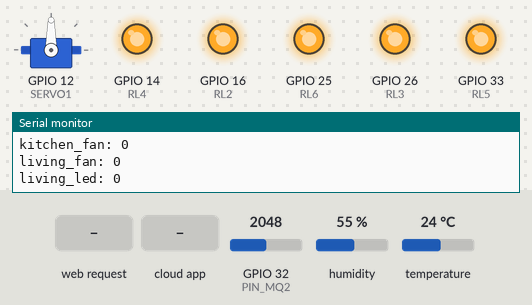
A program run on a simulated ESP32. On the bench: servo, output pins drawn as LEDs (lit = HIGH), the last lines printed to the serial monitor. The inputs (shaded band) are chosen by the test bench; at power-on: temperature 24 °C, GPIO 32 (PIN_MQ2) = 2048, humidity 55 %. The local clock reads 2024-03-15 10:24:30 at power-on unless the program sets it; storage starts empty; the Firebase database answers and starts empty.

Above: at 1.4 s.
1.5 s: temperature set to 28 °C
At 2.8 s:
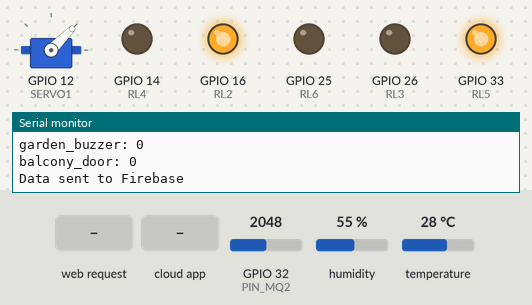
3.8 s: GPIO 32 (PIN_MQ2) set to 0
17.8 s: HTTP request GET /manual/livingroom/ledon received
At 18.9 s:
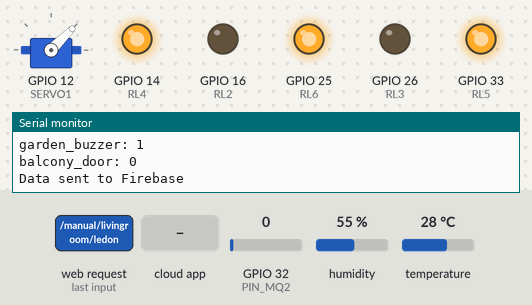
19.4 s: the phone or cloud app sets living_fan to 0
At 33.1 s:
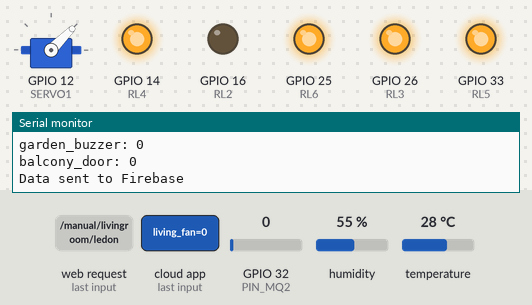
33.4 s: HTTP request GET /manual/balcony/open_door received
At 34.7 s:
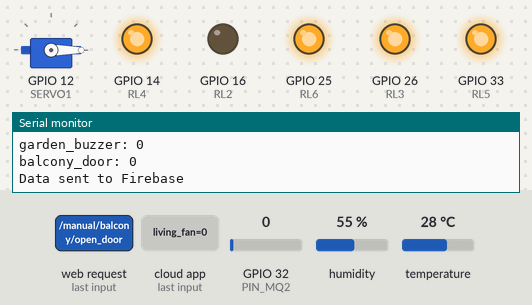
35.0 s: the phone or cloud app sets living_led to 0
At 48.7 s:
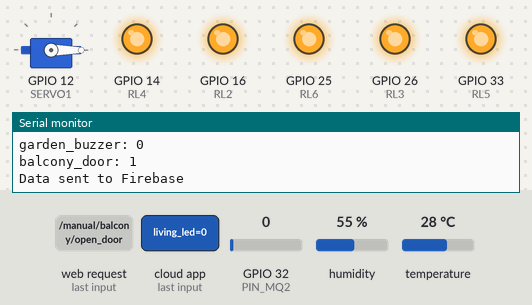
Timing chart, 0 to 49.8 s (numbered marks = the images above; inputs shaded):
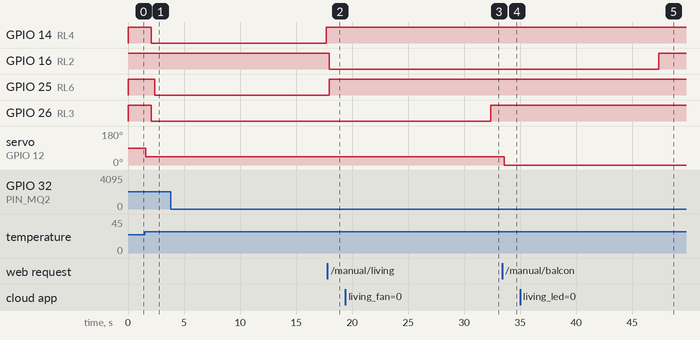

Measured:
- the behaviour switches between 26 and 27 °C on temperature (found by bisection; images 0 and 1)
- after the input at 1.5 s, GPIO 26 (RL3): HIGH → LOW after 0.58 s
- after the input at 3.8 s, GPIO 14 (RL4): LOW → HIGH after 13.9 s
- after the input at 17.8 s, GPIO 16 (RL2): HIGH → LOW after 0.17 s
- after the input at 19.4 s, GPIO 26 (RL3): LOW → HIGH after 13.0 s
- after the input at 33.4 s, servo on GPIO 12 (SERVO1): 45° → 0° after 0.17 s
- after the input at 35.0 s, GPIO 16 (RL2): LOW → HIGH after 12.4 s

The program:

main.cpp
```cpp
// Thư viện
#include <Arduino.h>
#include <Wire.h>
#include <ArduinoJson.h>
#include <ESP32Servo.h>
#include <DHT.h>
#include <DHT_U.h>
#include <user_rfid.h>
#include <network.h>
#include "ESPAsyncWebServer.h"
#include "SPIFFS.h"
#include <index_html.h>
#include <Firebase_ESP_Client.h>
#include "addons/TokenHelper.h"
#include "addons/RTDBHelper.h"
#include <time.h>

#define API_KEY "AIzaSyBeuI7ocCgI5g1d69oxiEi6rtAzOlmPBSE"
#define DATABASE_URL "https://smarthome-36cb0-default-rtdb.asia-southeast1.firebasedatabase.app/"

// Setup chân
#define RL2         16 //Led khách - IR2 - 25
#define RL3         26 // quạt khách - DHT11 - 26 - TRUE
#define RL4         14 // quạt bếp - MQ2 - 27
#define RL5         33 // led nguồn - IR2 - 33 - TRUE
#define RL6         25 // còi
#define RLON        LOW
#define RLOFF       HIGH
#define PIN_MQ2     32
#define SERVO1      12
#define PIN_SOILD   35
#define POS_OPEN    0
#define POS_CLOSE   45
#define DHT11_DATA  15
#define DHTTYPE     DHT11 // DHT 22 (AM2302)
sensor_t sensor;
sensors_event_t event;

AsyncWebServer server(80); // port 80

FirebaseData fbdo;
FirebaseAuth auth;
FirebaseConfig config;

unsigned long sendDataPrevMillis = 0;
bool signupOK = false;
int dataID = 1; // Initialize data ID
float tempValue;
float humidityValue;

// Tạo biến dữ liệu cho các cảm biến
DHT_Unified dht(DHT11_DATA, DHTTYPE);
int _dht_temp = 0; // nhiệt độ
int _dht_humi = 0; // độ ẩm
uint8_t _soil = 0; // độ ẩm đất
uint8_t mode_auto = 1; // chế độ tự động

Servo myservo1;

// Setup chạng thái của các thiết bị
typedef struct
{
  // 0: tắt, 1: bật
  uint8_t balcony_door = 0;
  uint8_t living_led = 0;
  uint8_t living_fan = 0;
  uint8_t kitchen_fan = 0;
  uint8_t bedroom_led = 0;
  uint8_t garden_buzzer = 0;
} Dev;

int value_mq2 = 0;
// Khai báo timer0
hw_timer_t *Timer0_Cfg = NULL;
uint32_t Freq = 0; //
int cnt = 0; //

uint8_t flag_stt = 0;
// Hàm ngắt
void IRAM_ATTR Blink_Led()
{
  flag_stt = 1;
}
// khai báo các hàm
void Interrupt_Init();
void Web_Control();
void Operate_System();
String MQ2_Read();
String readDHTTemperature();
String Soild_Read();
String readDHTHumidity();
int Soil_Read();

Dev deviec;
void Dht11_Init();
void Gpio_Init();

// các biến cho các thiết bị
uint8_t flag_check_rf = 0;
uint8_t mode_select_door = 0;
uint8_t mode_control_device = 0;
// kiểm tra các biến được chuyền vào
String processor(const String &var)
{
  if (var == "TEMPERATURE")
  {
    return readDHTTemperature();
  }
  else if (var == "HUMIDITY")
  {
    return readDHTHumidity();
  }
  else if (var == "GAS")
  {
    return MQ2_Read();
  }
  return String();
}

// hàm chính
void setup()
{
  Serial.begin(115200);
  Interrupt_Init();
  Gpio_Init();
  Dht11_Init();
  myservo1.attach(SERVO1);
  RFID_Init();
  if (!SPIFFS.begin(true)) // kiểm tra trang thái hoạt động của SPIFFS
  {
    Serial.println("An Error has occurred while mounting SPIFFS");
    return;
  }
  Wifi_Setup();
  Web_Control();

  configTime(7 * 3600, 0, "pool.ntp.org", "time.nist.gov");
    Serial.print("Waiting for NTP time sync: ");
    while (!time(nullptr)) {
        Serial.print(".");
        delay(1000);
    }
    Serial.println();
    Serial.println("Time synchronized");

  // Firebase configuration
    config.api_key = API_KEY;
    config.database_url = DATABASE_URL;

    // Sign up for Firebase authentication
    if (Firebase.signUp(&config, &auth, "", "")) {
        Serial.println("Firebase signup successful");
        signupOK = true;
    } else {
        Serial.printf("%s\n", config.signer.signupError.message.c_str());
    }

    config.token_status_callback = tokenStatusCallback;
    Firebase.begin(&config, &auth);
    Firebase.reconnectWiFi(true);

    // Get the current highest ID from Firebase
    if (Firebase.RTDB.getInt(&fbdo, "/DHTData/lastID")) {
        dataID = fbdo.intData() + 1;
    } else {
        dataID = 1;
    }
    server.begin();

}

// vòng lặp
void loop()
{
  if (flag_stt)
  {
    flag_check_rf = 1;
    cnt++;
    flag_stt = 0;
  }

  if (flag_check_rf)
  {
    RFID_Check();
    flag_check_rf = 0;
  }
  if (flag_open_door == 1)
  {
     mode_select_door = 1;
    deviec.balcony_door = 1;
    Firebase.RTDB.setFloat(&fbdo, "/command/balcony_door", deviec.balcony_door);
    myservo1.write(POS_OPEN);
    Serial.println("OPEN");

    delay(5000); // Wait for 5 seconds

    deviec.balcony_door = 0;
    Firebase.RTDB.setFloat(&fbdo, "/command/balcony_door", deviec.balcony_door);
    myservo1.write(POS_CLOSE);
    Serial.println("CLOSE");

    flag_open_door = 0;
    mode_select_door = 0;
  }

  if (mode_auto)
  {
    if (_dht_temp >= 27 && _dht_humi <= 100)
    {
      deviec.living_fan = 1;
      Firebase.RTDB.setFloat(&fbdo, "/command/living_fan", deviec.living_fan);
      digitalWrite(RL3, RLON);
    }
    else
    {
      deviec.living_fan = 0;
      digitalWrite(RL3, RLOFF);
      Firebase.RTDB.setFloat(&fbdo, "/command/living_fan", deviec.living_fan);
    }

    if (value_mq2 > 3)
    {
      deviec.kitchen_fan = 1;
      digitalWrite(RL4, RLON);
      Firebase.RTDB.setFloat(&fbdo, "/command/kitchen_fan", deviec.kitchen_fan);
      deviec.garden_buzzer = 1;
      Firebase.RTDB.setFloat(&fbdo, "/command/garden_buzzer", deviec.garden_buzzer);
      digitalWrite(RL6, RLON);
    }
    else
    {
      deviec.kitchen_fan = 0;
      Firebase.RTDB.setFloat(&fbdo, "/command/kitchen_fan", deviec.kitchen_fan);
      digitalWrite(RL4, RLOFF);
      deviec.garden_buzzer = 0;
      Firebase.RTDB.setFloat(&fbdo, "/command/garden_buzzer", deviec.garden_buzzer);
      digitalWrite(RL6, RLOFF);
    }
  }

  if (Firebase.ready() && signupOK && (millis() - sendDataPrevMillis > 15000 || sendDataPrevMillis == 0)) {
    sendDataPrevMillis = millis();
    if (Firebase.RTDB.getFloat(&fbdo, "/command/bedroom_led")) {
        deviec.bedroom_led = fbdo.floatData();
        Serial.print("bedroom_led: ");
        Serial.println(deviec.bedroom_led);
    } else {
        Serial.print("Failed to get bedroom_led: ");
        Serial.println(fbdo.errorReason());
    }
    if (Firebase.RTDB.getFloat(&fbdo, "/command/kitchen_fan")) {
        deviec.kitchen_fan = fbdo.floatData();
        Serial.print("kitchen_fan: ");
        Serial.println(deviec.kitchen_fan);
    } else {
        Serial.print("Failed to get kitchen_fan: ");
        Serial.println(fbdo.errorReason());
    }
    if (Firebase.RTDB.getFloat(&fbdo, "/command/living_fan")) {
        deviec.living_fan = fbdo.floatData();
        Serial.print("living_fan: ");
        Serial.println(deviec.living_fan);
    } else {
        Serial.print("Failed to get temperature: ");
        Serial.println(fbdo.errorReason());
    }
    if (Firebase.RTDB.getFloat(&fbdo, "/command/living_led")) {
        deviec.living_led = fbdo.floatData();
        Serial.print("living_led: ");
        Serial.println(deviec.living_led);
    } else {
        Serial.print("Failed to get living_led: ");
        Serial.println(fbdo.errorReason());
    }
    if (Firebase.RTDB.getFloat(&fbdo, "/command/garden_buzzer")) {
        deviec.garden_buzzer = fbdo.floatData();
        Serial.print("garden_buzzer: ");
        Serial.println(deviec.garden_buzzer);
    } else {
        Serial.print("Failed to get garden_buzzer: ");
        Serial.println(fbdo.errorReason());
    }

    if (Firebase.RTDB.getFloat(&fbdo, "/command/balcony_door")) {
        deviec.balcony_door = fbdo.floatData();
        if(deviec.balcony_door == 1){
          myservo1.write(POS_OPEN);
        } else {
          myservo1.write(POS_CLOSE);
        }
        Serial.print("balcony_door: ");
        Serial.println(deviec.balcony_door);
    } else {
        Serial.print("Failed to get balcony_door: ");
        Serial.println(fbdo.errorReason());
    }
        // Print values to Serial Monitor
        // Serial.print("Temperature: ");
        // Serial.print(readDHTTemperature());
        // Serial.println(" °C");

        // Serial.print("Humidity: ");
        // Serial.print(readDHTHumidity());
        // Serial.println(" %");

        // Serial.print("Soil Moisture: ");
        // Serial.print(Soil_Read());
        // Serial.println(" %");

        // Serial.print("Gas: ");
        // Serial.print(MQ2_Read());
        // Serial.println(" %");

        // Get current timestamp
      time_t now = time(nullptr);
      struct tm* timeinfo = localtime(&now);
      char timestamp[20];
      strftime(timestamp, sizeof(timestamp), "%H:%M:%S %d/%m/%Y", timeinfo);

      // Create JSON object to send
      FirebaseJson datajson;
      datajson.set("temperature", readDHTTemperature());
      datajson.set("humidity", readDHTHumidity());
      // datajson.set("soil", Soil_Read());
      datajson.set("gas", MQ2_Read());
      datajson.set("timestamp", timestamp);

      String datapath = "/DHTData/";
      datapath.concat(String(dataID));
      if (Firebase.RTDB.setJSON(&fbdo, datapath.c_str(), &datajson)) {
        Serial.println("Data sent to Firebase");
        Firebase.RTDB.setInt(&fbdo, "/DHTData/lastID", dataID); // Save the last ID
        dataID++; // Increment data ID
      } else {
        Serial.println(fbdo.errorReason());
      }
    }

  Operate_System();
  //delay(2000); // Delay to prevent flooding the serial monitor
}

void Interrupt_Init()
{
  Timer0_Cfg = timerBegin(0, 8000, true);
  timerAttachInterrupt(Timer0_Cfg, &Blink_Led, true);
  timerAlarmWrite(Timer0_Cfg, 1000, true);
  timerAlarmEnable(Timer0_Cfg);
}

void Gpio_Init()
{
  pinMode(RL2, OUTPUT);
  pinMode(RL3, OUTPUT);
  pinMode(RL4, OUTPUT);
  pinMode(RL5, OUTPUT);
  pinMode(RL6, OUTPUT);
  digitalWrite(RL2, RLOFF);
  digitalWrite(RL3, RLOFF);
  digitalWrite(RL4, RLOFF);
  digitalWrite(RL5, RLOFF);
  digitalWrite(RL6, RLOFF);
}

void Dht11_Init()
{
  dht.begin();
  dht.temperature().getSensor(&sensor);
  dht.humidity().getSensor(&sensor);
}

String MQ2_Read()
{
  int value = 0;
  for (int i = 0; i < 10; i++)
  {
    value += analogRead(PIN_MQ2);
  }
  value_mq2 = value;
  return String(map(value / 10, 0, 4095, 0, 100));
}

float lastValidTemp = 0;
float lastValidHumi = 0;

String readDHTTemperature() {
  dht.temperature().getEvent(&event);
  if (!isnan(event.temperature) && event.temperature < 100) { // Check for valid reading
    lastValidTemp = event.temperature;
  }
  _dht_temp = lastValidTemp;
  return String(_dht_temp);
}

String readDHTHumidity() {
  dht.humidity().getEvent(&event);
  if (!isnan(event.relative_humidity) && event.relative_humidity < 100) { // Check for valid reading
    lastValidHumi = event.relative_humidity;
  }
  _dht_humi = lastValidHumi;
  return String(_dht_humi);
}

/***********************************************************************/

void Web_Control()
{
  // đường dẫn khi mở web, ấn f12 để hiểu hơn về hàm
  server.on("/", HTTP_GET, [](AsyncWebServerRequest *request)
  {
    request->send_P(200, "text/html", index_html, processor);
  });

  server.on("/temperature", HTTP_GET, [](AsyncWebServerRequest *request)
  {
    request->send_P(200, "text/plain", readDHTTemperature().c_str());
  });

  // lấy thông tin độ ẩm
  server.on("/humidity", HTTP_GET, [](AsyncWebServerRequest *request)
  {
    request->send_P(200, "text/plain", readDHTHumidity().c_str());
  });

  server.on("/gas", HTTP_GET, [](AsyncWebServerRequest *request)
  {
    request->send_P(200, "text/plain", MQ2_Read().c_str());
  });

  // Mode auto
  server.on("/auto", HTTP_GET, [](AsyncWebServerRequest *request)
  {
    mode_auto = 1;
    request->send_P(200, "text/html", index_html, processor);
  });

  // khu vực hành lang, ban công
  server.on("/manual/balcony/open_door", HTTP_GET, [](AsyncWebServerRequest *request)
  {
    deviec.balcony_door = 1;
    mode_select_door = 0;
    mode_auto = 0;
    Firebase.RTDB.setFloat(&fbdo, "/command/balcony_door", deviec.balcony_door);
    request->send_P(200, "text/html", index_html, processor);
  });

  server.on("/manual/balcony/cloes_door", HTTP_GET, [](AsyncWebServerRequest *request)
  {
    deviec.balcony_door = 0;
    mode_select_door = 0;
    mode_auto = 0;
    Firebase.RTDB.setFloat(&fbdo, "/command/balcony_door", deviec.balcony_door);
    request->send_P(200, "text/html", index_html, processor);
  });

  // Khu vực phòng khách - bếp
  server.on("/manual/livingroom/ledon", HTTP_GET, [](AsyncWebServerRequest *request)
  {
    deviec.living_led = 1;
    mode_auto = 0;
    Firebase.RTDB.setFloat(&fbdo, "/command/living_led", deviec.living_led);
    request->send_P(200, "text/html", index_html, processor);
  });

  server.on("/manual/livingroom/ledoff", HTTP_GET, [](AsyncWebServerRequest *request)
  {
    deviec.living_led = 0;
    mode_auto = 0;
    Firebase.RTDB.setFloat(&fbdo, "/command/living_led", deviec.living_led);
    request->send_P(200, "text/html", index_html, processor);
  });

  //------------------------------
  server.on("/manual/livingroom/fanon", HTTP_GET, [](AsyncWebServerRequest *request)
  {
    deviec.living_fan = 1;
    mode_auto = 0;
    Firebase.RTDB.setFloat(&fbdo, "/command/living_fan", deviec.living_fan);
    request->send_P(200, "text/html", index_html, processor);
  });

  server.on("/manual/livingroom/fanoff", HTTP_GET, [](AsyncWebServerRequest *request)
  {
    deviec.living_fan = 0;
    mode_auto = 0;
    Firebase.RTDB.setFloat(&fbdo, "/command/living_fan", deviec.living_fan);
    request->send_P(200, "text/html", index_html, processor);
  });

  //------------------------------
  server.on("/manual/kitchen/fanon", HTTP_GET, [](AsyncWebServerRequest *request)
  {
    deviec.kitchen_fan = 1;
    mode_auto = 0;
    Firebase.RTDB.setFloat(&fbdo, "/command/kitchen_fan", deviec.kitchen_fan);
    request->send_P(200, "text/html", index_html, processor);
  });

  server.on("/manual/kitchen/fanoff", HTTP_GET, [](AsyncWebServerRequest *request)
  {
    deviec.kitchen_fan = 0;
    mode_auto = 0;
    Firebase.RTDB.setFloat(&fbdo, "/command/kitchen_fan", deviec.kitchen_fan);
    request->send_P(200, "text/html", index_html, processor);
  });

  // khu vực phòng ngủ
  server.on("/manual/bedroom/ledon", HTTP_GET, [](AsyncWebServerRequest *request) {
    deviec.bedroom_led = 1;
    mode_control_device = 0;
    mode_auto = 0;
    Firebase.RTDB.setFloat(&fbdo, "/command/bedroom_led", deviec.bedroom_led);
    request->send_P(200, "text/html", index_html, processor);
  });

  server.on("/manual/bedroom/ledoff", HTTP_GET, [](AsyncWebServerRequest *request)
  {
    deviec.bedroom_led = 0;
    mode_control_device = 0;
    mode_auto = 0;
    Firebase.RTDB.setFloat(&fbdo, "/command/bedroom_led", deviec.bedroom_led);
    request->send_P(200, "text/html", index_html, processor);
  });

  //khu vực vườn
  server.on("/manual/garden/pumpon", HTTP_GET, [](AsyncWebServerRequest *request)
  {
    deviec.garden_buzzer = 1;
    mode_auto = 0;
    Firebase.RTDB.setFloat(&fbdo, "/command/garden_buzzer", deviec.garden_buzzer);
    request->send_P(200, "text/html", index_html, processor);
  });

  server.on("/manual/garden/pumpoff", HTTP_GET, [](AsyncWebServerRequest *request)
  {
    deviec.garden_buzzer = 0;
    mode_auto = 0;
    Firebase.RTDB.setFloat(&fbdo, "/command/garden_buzzer", deviec.garden_buzzer);
    request->send_P(200, "text/html", index_html, processor);
  });

  server.begin();
}

void Operate_System()
{
  // khu vực hành lang
  if (deviec.balcony_door == 1 && mode_select_door == 0)
  {
    myservo1.write(POS_OPEN);
  }
  else if (deviec.balcony_door == 0 && mode_select_door == 0)
  {
    mode_select_door = 1;
    myservo1.write(POS_CLOSE);
  }

  // khu vực phòng khách
  if (deviec.living_led == 1 && mode_auto == 0)
  {
    digitalWrite(RL2, RLON);
  }
  else if (deviec.living_led == 0 && mode_auto == 0)
  {
    digitalWrite(RL2, RLOFF);
  }
  if (deviec.living_fan == 1 && mode_auto == 0)
  {
    digitalWrite(RL3, RLON);
  }
  else if (deviec.living_fan == 0 && mode_auto == 0)
  {
    digitalWrite(RL3, RLOFF);
  }

  // khu vực phòng bếp
  if (deviec.kitchen_fan == 1 && mode_auto == 0)
  {
    digitalWrite(RL4, RLON);
  }
  else if (deviec.kitchen_fan == 0 && mode_auto == 0)
  {
    digitalWrite(RL4, RLOFF);
  }

  // Khu vực phòng ngủ
  if (deviec.bedroom_led == 1 && mode_auto == 0)
  {
    digitalWrite(RL5, RLON);
  }
  else if (deviec.bedroom_led == 0 && mode_auto == 0)
  {
    digitalWrite(RL5, RLOFF);
  }

  // khu vực vườn
  if (deviec.garden_buzzer == 1 && mode_auto == 0)
  {
    digitalWrite(RL6, RLON);
  }
  else if (deviec.garden_buzzer == 0 && mode_auto == 0)
  {
    digitalWrite(RL6, RLOFF);
  }
}
```

Source omitted: index_html.h (8762 bytes)
